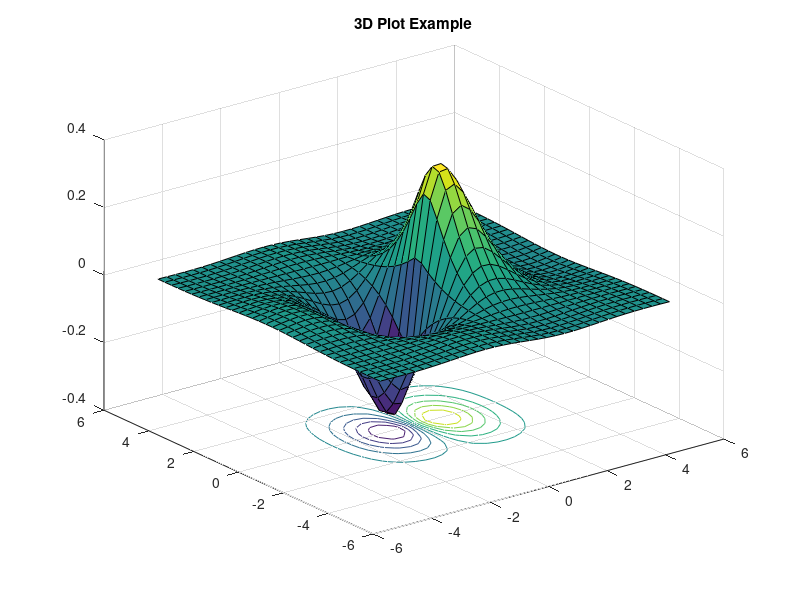

The MATLAB source for this figure: (Note: this script raises an error after producing the figure.)
% 3D Plot Example
x = -5:0.3:5;
y = x;
[X, Y] = meshgrid(x, y);
Z = 1.8 .^(-1.5*sqrt (X.^2+Y.^2)).*cos (0.5*Y).*sin (x)
cos (0.5*Y).*sin (X)
surfc(X, Y, Z );
title ('3D Plot Example')

contour(z,16)
colormap default    % change color map
